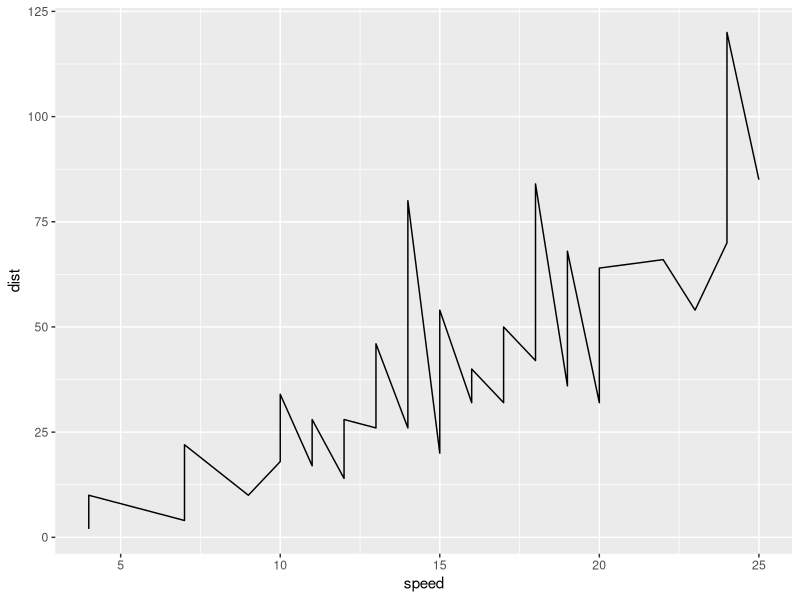
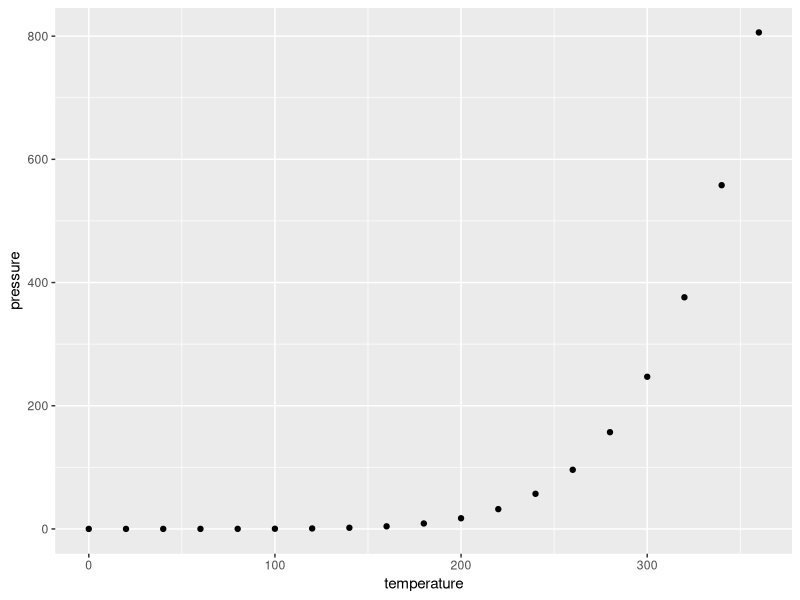

Reproduce these figures in R, in order.
## ---- chunk 1
knitr::opts_chunk$set(echo = TRUE)
## ---- chunk 2
library(ggplot2)
summary(cars)
# dim(cars)
# View(cars)
ggplot(data = cars, aes(x = speed, y = dist)) +
  geom_line()
## ---- chunk 3
library(ggplot2)
ggplot(data = pressure, aes(x=temperature, y=pressure)) +
  geom_point()
